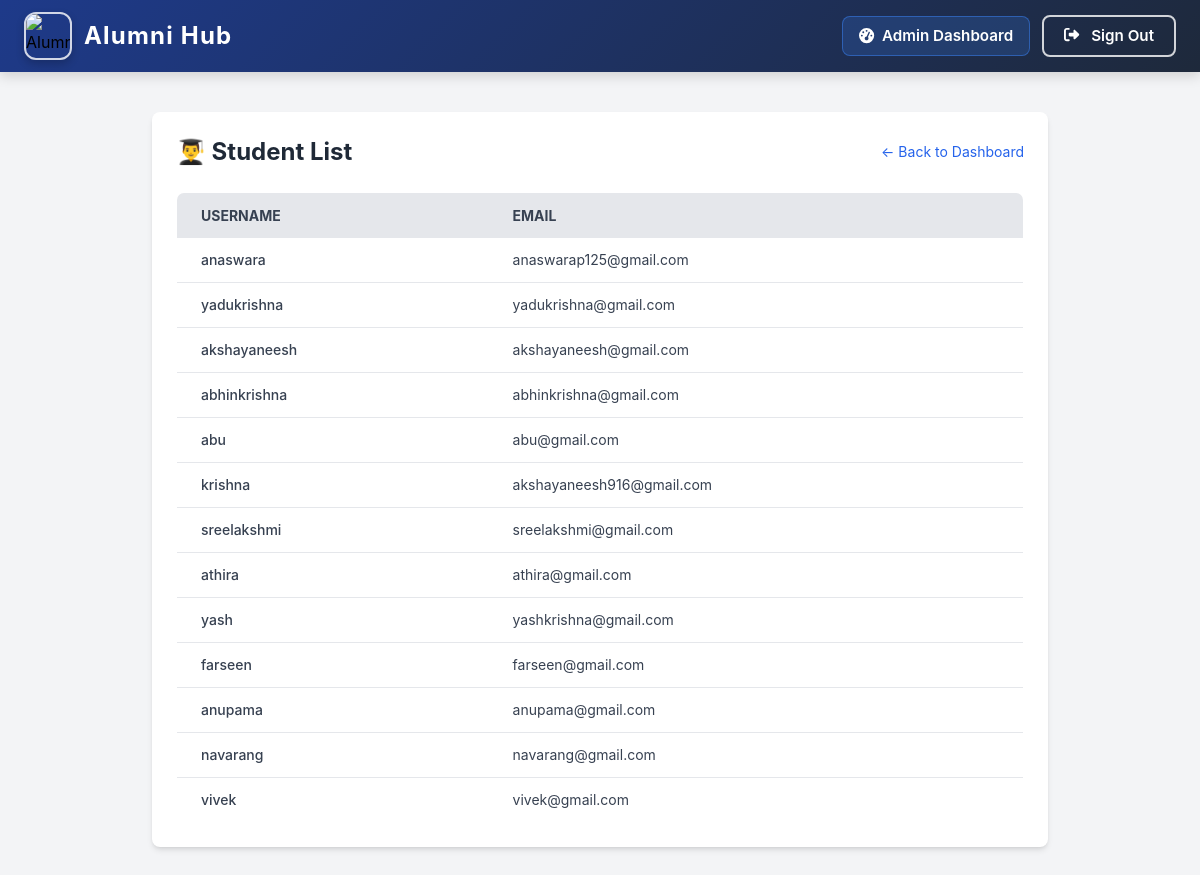
Screenshot of /students/ (signed in) with the database file from the repository.
### myapp/models.py (models this page shows, shortened)
class StudentProfile(models.Model):
    user = models.OneToOneField(User, on_delete=models.CASCADE, related_name='student_profile')
    enrollment_year = models.PositiveIntegerField()
    major = models.CharField(max_length=255)
    resume = models.FileField(upload_to='resumes/', blank=True, null=True)
    profile_picture = models.ImageField(upload_to='profile_pics/', blank=True, null=True)

class User(AbstractUser):
    is_alumni = models.BooleanField(default=False)
    is_student = models.BooleanField(default=False)
    groups = models.ManyToManyField(Group, related_name="custom_user_groups", blank=True)
    user_permissions = models.ManyToManyField(Permission, related_name="custom_user_permissions", blank=True)

### myapp/views.py (the view)
# urls.py: path('students/', admin_student_list, name='admin_student_list'),
@user_passes_test(is_admin)
@login_required(login_url='signin')
def admin_student_list(request):
    students = StudentProfile.objects.all()
    return render(request, 'student_list.html', {'students': students})

### myapp/views.py (called while the page is built)
def is_admin(user):
    return user.is_staff

### templates/student_list.html
{% extends "home.html" %}
{% block content %}
{% include "navbar.html" %}
<section class="min-h-screen bg-gray-100 py-10 px-4">
    <div class="max-w-4xl mx-auto bg-white shadow-md rounded-lg p-6">
        <div class="flex items-center justify-between mb-6">
            <h2 class="text-2xl font-bold text-gray-800">👨‍🎓 Student List</h2>
            <a href="{% url 'admin_dashboard' %}" class="text-blue-600 hover:underline text-sm">← Back to Dashboard</a>
        </div>
        <div class="overflow-x-auto">
            <table class="min-w-full bg-white border border-gray-200 rounded-lg overflow-hidden">
                <thead class="bg-gray-200 text-gray-700 uppercase text-sm leading-normal">
                    <tr>
                        <th class="py-3 px-6 text-left">Username</th>
                        <th class="py-3 px-6 text-left">Email</th>
                    </tr>
                </thead>
                <tbody class="text-gray-700 text-sm divide-y divide-gray-200">
                    {% for student in students %}
                        <tr class="hover:bg-gray-50 transition-all duration-200">
                            <td class="py-3 px-6 font-medium">{{ student.user.username }}</td>
                            <td class="py-3 px-6">{{ student.user.email }}</td>
                        </tr>
                    {% empty %}
                        <tr>
                            <td colspan="2" class="text-center py-6 text-gray-500">No students found.</td>
                        </tr>
                    {% endfor %}
                </tbody>
            </table>
        </div>
    </div>
</section>
{% endblock %}

### templates/navbar.html (style rules this page uses)
body { font-family: 'Inter', sans-serif; margin: 0; padding: 0; }

### rows the page displays
StudentProfile: user.username "anaswara", user.email "anaswarap125@gmail.com"
StudentProfile: user.username "yadukrishna", user.email "yadukrishna@gmail.com"
StudentProfile: user.username "akshayaneesh", user.email "akshayaneesh@gmail.com"
StudentProfile: user.username "abhinkrishna", user.email "abhinkrishna@gmail.com"
StudentProfile: user.username "abu", user.email "abu@gmail.com"
StudentProfile: user.username "krishna", user.email "akshayaneesh916@gmail.com"
StudentProfile: user.username "sreelakshmi", user.email "sreelakshmi@gmail.com"
StudentProfile: user.username "athira", user.email "athira@gmail.com"
StudentProfile: user.username "yash", user.email "yashkrishna@gmail.com"
StudentProfile: user.username "farseen", user.email "farseen@gmail.com"
StudentProfile: user.username "anupama", user.email "anupama@gmail.com"
StudentProfile: user.username "navarang", user.email "navarang@gmail.com"
StudentProfile: user.username "vivek", user.email "vivek@gmail.com"
